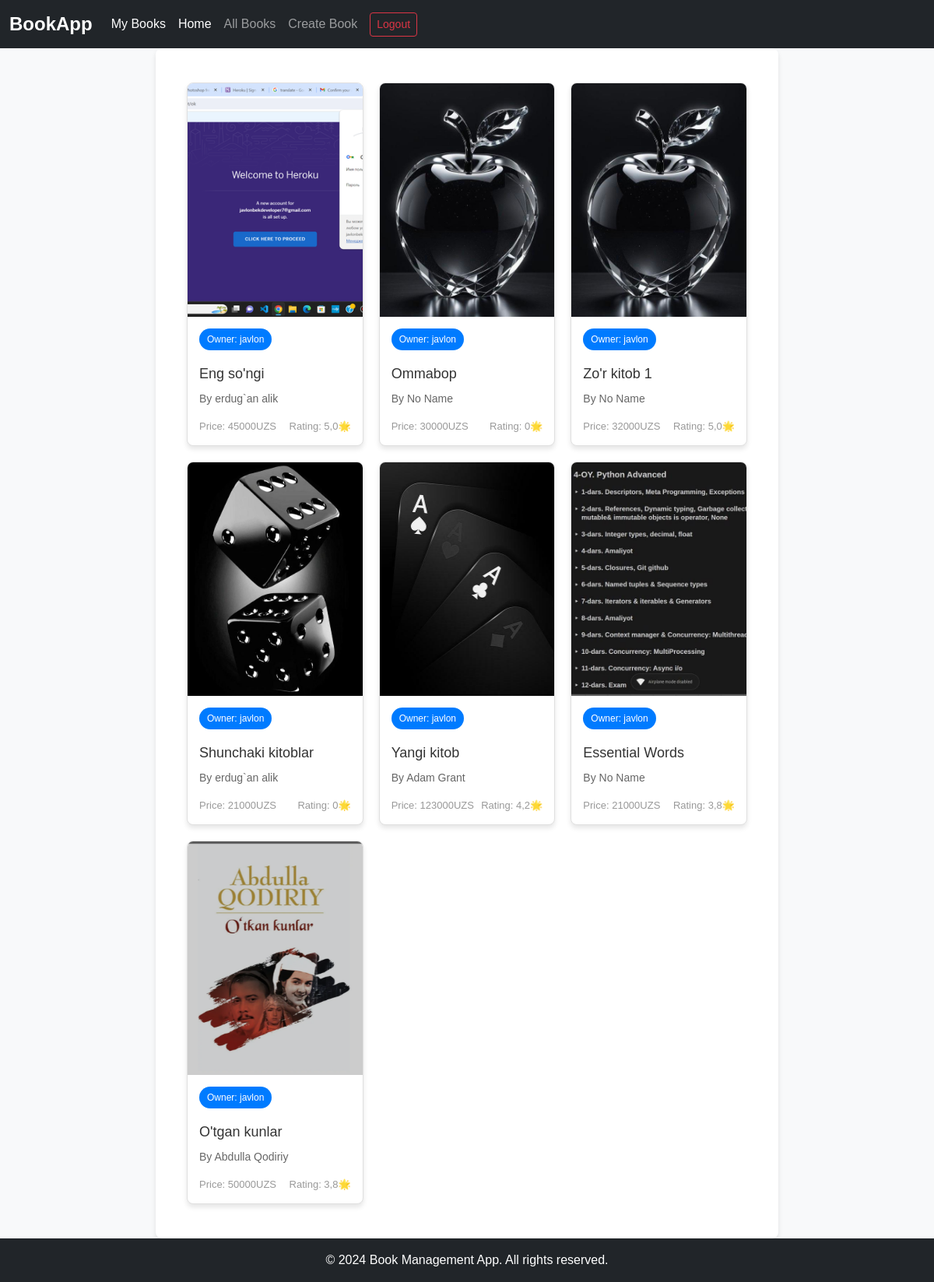
The page /books/my_books/ (signed in) on the database its author committed.
### book_app/models/books.py (models this page shows, shortened)
class Book(models.Model):
    title = models.CharField(max_length=225)
    author = models.CharField(max_length=225)
    cover = ResizedImageField(size=[600, 840], upload_to='books/',  validators=[FileExtensionValidator(allowed_extensions=['jpg', 'jpeg', 'png', 'webp'])])
    category = models.ManyToManyField(Category, related_name='books', blank=True)
    price = models.IntegerField()
    short_description = models.CharField(max_length=512, null=True, blank=True)
    long_description = models.TextField(null=True, blank=True)
    quantity = models.IntegerField(default=0)
    isbn = models.CharField(max_length=225)
    sku = models.CharField(max_length=225)
    owner = models.ForeignKey(User, on_delete=models.CASCADE, related_name='books')
    @property
    def average_rating(self):
        reviews = self.review_set.all()
        if reviews.exists():
            return round(sum(review.rating for review in reviews) / reviews.count(), 1)
        return 0

class Review(models.Model):
    book = models.ForeignKey(Book, on_delete=models.CASCADE)
    user = models.ForeignKey(User, on_delete=models.SET_NULL, null=True)
    rating = models.IntegerField(validators=[MinValueValidator(1), MaxValueValidator(5)])
    text = models.CharField(max_length=1024)
    created_at = models.DateTimeField(auto_now_add=True)

### book_app/views.py (the view)
# urls.py: path('my_books/', my_book_list_view, name='my_book_list'),
@login_required
def my_book_list_view(request):
    books = Book.objects.filter(owner=request.user).order_by('-id')
    context = {'books': books}
    return render(request, 'my_book_list.html', context)

### templates/my_book_list.html (shortened to what this page needs)
{% extends 'base.html' %}
{% load static %}
{% block content %}
<link rel="stylesheet" href="{% static 'css/book_list.css' %}">
<section class="book-list">
    {% if books.exists %}
        {% for book in books %}
            <div class="book-card">
                <div class="book-image">
                    <a href="{% url 'book_detail' book.pk %}">
                        <img src="{{ book.cover.url|default:'static/images/default_cover.jpg' }}" alt="{{ book.title }} Cover">
                    </a>
                </div>
                <div class="book-info">
                    <span class="tag">Owner: {{ book.owner.username }}</span>
                    <h3 class="title">
                        <a href="{% url 'book_detail' book.pk %}" class="title-link">{{ book.title }}</a>
                    </h3>
                    {% if book.author %}
                        <p class="author">By {{ book.author }}</p>
                    {% endif %}
                    <div class="book-meta">
                        <span class="year">Price: {{ book.price}}UZS</span>
                        <span class="read-time">Rating: {{ book.average_rating }}🌟</span>
                    </div>
                </div>
            </div>
        {% endfor %}
    {% else %}
        <p>No books found. Start adding some books!</p>
    {% endif %}
</section>
{% endblock content %}

### static/css/base.css (style rules this page uses)
body { font-family: Arial, sans-serif; background-color: #f8f9fa; margin: 0; }

### static/css/book_list.css (style rules this page uses)
.book-list { padding: 20px; display: grid; grid-template-columns: repeat(auto-fit, minmax(220px, 1fr)); gap: 20px; }
.book-card { display: flex; flex-direction: column; justify-content: space-between; background-color: #fff; border: 1px solid #e0e0e0; border-radius: 8px; box-shadow: 0 4px 6px rgba(0, 0, 0, 0.1); transition: transform 0.3s, box-shadow 0.3s; overflow: hidden; }
.book-image { width: 100%; height: 300px; overflow: hidden; }
.book-image img { width: 100%; height: 100%; object-fit: cover; object-position: center; }
.book-info { padding: 15px; }
.tag { display: inline-block; background-color: #007bff; color: #fff; font-size: 12px; padding: 5px 10px; border-radius: 20px; margin-bottom: 10px; text-align: center; }
.title { font-size: 18px; color: #333; margin: 10px 0; }
.title-link { text-decoration: none; color: inherit; transition: color 0.3s; }
.author { font-size: 14px; color: #666; margin-bottom: 15px; }
.book-meta { display: flex; justify-content: space-between; font-size: 13px; color: #999; }

### rows shown on the page
Book: cover (picture), owner.username "javlon", title "Eng so'ngi", author "erdug`an alik", price "45000", average_rating "5,0"
Book: cover (picture), owner.username "javlon", title "Ommabop", author "No Name", price "30000", average_rating "0"
Book: cover (picture), owner.username "javlon", title "Zo'r kitob 1", author "No Name", price "32000", average_rating "5,0"
Book: cover (picture), owner.username "javlon", title "Shunchaki kitoblar", author "erdug`an alik", price "21000", average_rating "0"
Book: cover (picture), owner.username "javlon", title "Yangi kitob", author "Adam Grant", price "123000", average_rating "4,2"
Book: cover (picture), owner.username "javlon", title "Essential Words", author "No Name", price "21000", average_rating "3,8"
Book: cover (picture), owner.username "javlon", title "O'tgan kunlar", author "Abdulla Qodiriy", price "50000", average_rating "3,8"
